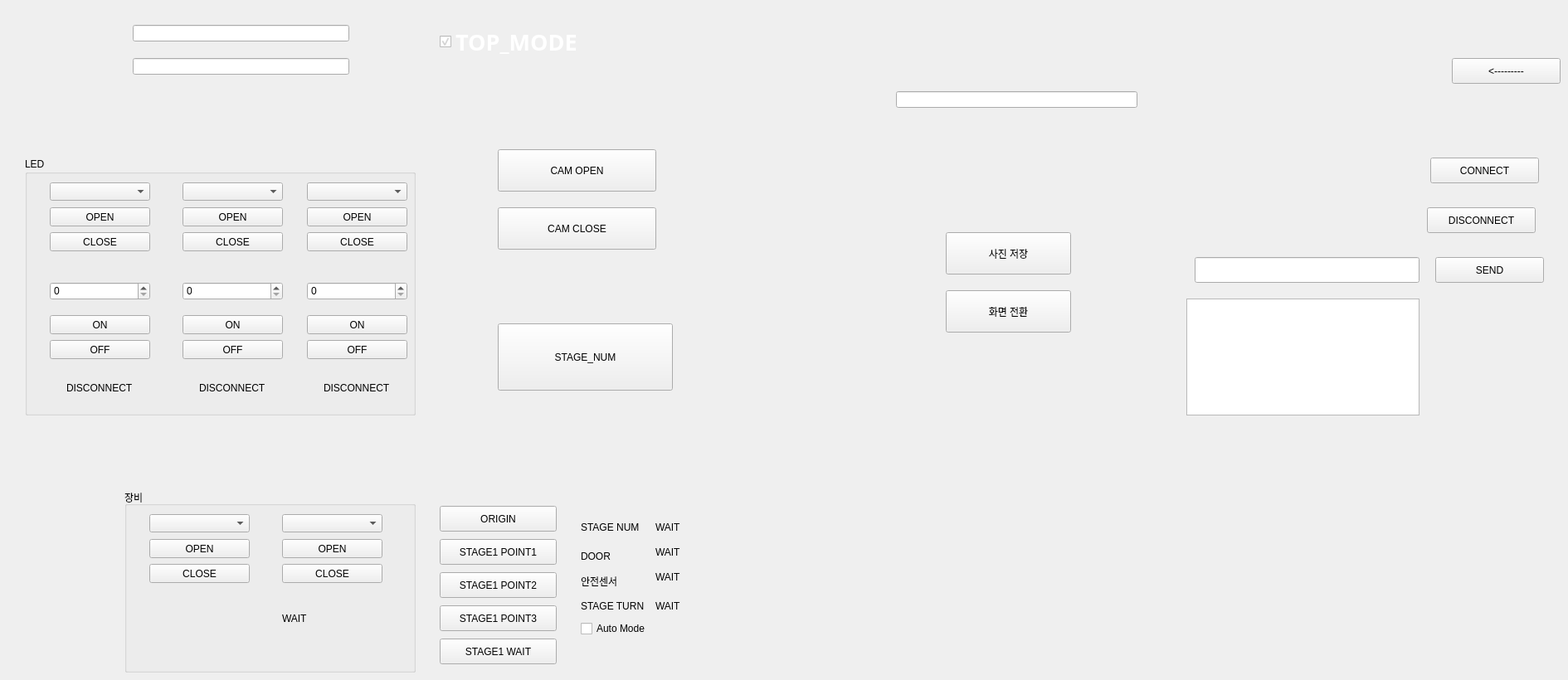
    <widget class="QWidget" name="TOP_STAGE">
     <widget class="QPushButton" name="pushButton">
      <property name="geometry">
       <rect>
        <x>1750</x>
        <y>70</y>
        <width>131</width>
        <height>31</height>
       </rect>
      </property>
      <property name="text">
       <string>&lt;---------</string>
      </property>
     </widget>
     <widget class="QLineEdit" name="TOP_LINE">
      <property name="geometry">
       <rect>
        <x>160</x>
        <y>30</y>
        <width>261</width>
        <height>20</height>
       </rect>
      </property>
     </widget>
     <widget class="QGroupBox" name="LED_GP_2">
      <property name="geometry">
       <rect>
        <x>150</x>
        <y>590</y>
        <width>351</width>
        <height>221</height>
       </rect>
      </property>
      <property name="title">
       <string>장비</string>
      </property>
      <widget class="QComboBox" name="comboBox_4">
       <property name="geometry">
        <rect>
         <x>30</x>
         <y>30</y>
         <width>121</width>
         <height>22</height>
        </rect>
       </property>
      </widget>
      <widget class="QPushButton" name="VQLAMI_OPEN">
       <property name="geometry">
        <rect>
         <x>30</x>
         <y>60</y>
         <width>121</width>
         <height>23</height>
        </rect>
       </property>
       <property name="text">
        <string>OPEN</string>
       </property>
      </widget>
      <widget class="QPushButton" name="VQLAMI_CLOSE">
       <property name="geometry">
        <rect>
         <x>30</x>
         <y>90</y>
         <width>121</width>
         <height>23</height>
        </rect>
       </property>
       <property name="text">
        <string>CLOSE</string>
       </property>
      </widget>
      <widget class="QComboBox" name="comboBox_5">
       <property name="geometry">
        <rect>
         <x>190</x>
         <y>30</y>
         <width>121</width>
         <height>22</height>
        </rect>
       </property>
      </widget>
      <widget class="QPushButton" name="VISION_OPEN">
       <property name="geometry">
        <rect>
         <x>190</x>
         <y>60</y>
         <width>121</width>
         <height>23</height>
        </rect>
       </property>
       <property name="text">
        <string>OPEN</string>
       </property>
      </widget>
      <widget class="QPushButton" name="VISION_CLOSE">
       <property name="geometry">
        <rect>
         <x>190</x>
         <y>90</y>
         <width>121</width>
         <height>23</height>
        </rect>
       </property>
       <property name="text">
        <string>CLOSE</string>
       </property>
      </widget>
      <widget class="QLabel" name="VISION_RX">
       <property name="geometry">
        <rect>
         <x>190</x>
         <y>130</y>
         <width>101</width>
         <height>51</height>
        </rect>
       </property>
       <property name="text">
        <string>WAIT</string>
       </property>
      </widget>
     </widget>
     <widget class="QPushButton" name="pushButton_4">
      <property name="geometry">
       <rect>
        <x>530</x>
        <y>650</y>
        <width>141</width>
        <height>31</height>
       </rect>
      </property>
      <property name="text">
       <string>STAGE1 POINT1</string>
      </property>
     </widget>
     <widget class="QPushButton" name="pushButton_5">
      <property name="geometry">
       <rect>
        <x>530</x>
        <y>690</y>
        <width>141</width>
        <height>31</height>
       </rect>
      </property>
      <property name="text">
       <string>STAGE1 POINT2</string>
      </property>
     </widget>
     <widget class="QPushButton" name="pushButton_6">
      <property name="geometry">
       <rect>
        <x>530</x>
        <y>610</y>
        <width>141</width>
        <height>31</height>
       </rect>
      </property>
      <property name="text">
       <string>ORIGIN</string>
      </property>
     </widget>
     <widget class="QLabel" name="BUTTON">
      <property name="geometry">
       <rect>
        <x>690</x>
        <y>610</y>
        <width>111</width>
        <height>31</height>
       </rect>
      </property>
      <property name="text">
       <string/>
      </property>
     </widget>
     <widget class="QPushButton" name="pushButton_7">
      <property name="geometry">
       <rect>
        <x>530</x>
        <y>730</y>
        <width>141</width>
        <height>31</height>
       </rect>
      </property>
      <property name="text">
       <string>STAGE1 POINT3</string>
      </property>
     </widget>
     <widget class="QPushButton" name="pushButton_8">
      <property name="geometry">
       <rect>
        <x>530</x>
        <y>770</y>
        <width>141</width>
        <height>31</height>
       </rect>
      </property>
      <property name="text">
       <string>STAGE1 WAIT</string>
      </property>
     </widget>
     <widget class="QLabel" name="VQLAMI_RX">
      <property name="geometry">
       <rect>
        <x>790</x>
        <y>610</y>
        <width>101</width>
        <height>51</height>
       </rect>
      </property>
      <property name="text">
       <string>WAIT</string>
      </property>
     </widget>
     <widget class="QLabel" name="VQLAMI_RX_2">
      <property name="geometry">
       <rect>
        <x>700</x>
        <y>610</y>
        <width>81</width>
        <height>51</height>
       </rect>
      </property>
      <property name="text">
       <string>STAGE NUM</string>
      </property>
     </widget>
     <widget class="QLabel" name="VQLAMI_RX_3">
      <property name="geometry">
       <rect>
        <x>700</x>
        <y>650</y>
        <width>61</width>
        <height>41</height>
       </rect>
      </property>
      <property name="text">
       <string>DOOR</string>
      </property>
     </widget>
     <widget class="QLabel" name="VQLAMI_DOOR">
      <property name="geometry">
       <rect>
        <x>790</x>
        <y>650</y>
        <width>31</width>
        <height>31</height>
       </rect>
      </property>
      <property name="text">
       <string>WAIT</string>
      </property>
     </widget>
     <widget class="QLabel" name="VQLAMI_RX_4">
      <property name="geometry">
       <rect>
        <x>700</x>
        <y>690</y>
        <width>61</width>
        <height>21</height>
       </rect>
      </property>
      <property name="text">
       <string>안전센서</string>
      </property>
     </widget>
     <widget class="QLabel" name="VQLAMI_SAFETY">
      <property name="geometry">
       <rect>
        <x>790</x>
        <y>680</y>
        <width>31</width>
        <height>31</height>
       </rect>
      </property>
      <property name="text">
       <string>WAIT</string>
      </property>
     </widget>
     <widget class="QLabel" name="VQLAMI_RX_5">
      <property name="geometry">
       <rect>
        <x>700</x>
        <y>720</y>
        <width>81</width>
        <height>21</height>
       </rect>
      </property>
      <property name="text">
       <string>STAGE TURN</string>
      </property>
     </widget>
     <widget class="QLabel" name="VQLAMI_TURN">
      <property name="geometry">
       <rect>
        <x>790</x>
        <y>720</y>
        <width>31</width>
        <height>21</height>
       </rect>
      </property>
      <property name="text">
       <string>WAIT</string>
      </property>
     </widget>
     <widget class="QCheckBox" name="checkBox">
      <property name="geometry">
       <rect>
        <x>700</x>
        <y>750</y>
        <width>121</width>
        <height>16</height>
       </rect>
      </property>
      <property name="text">
       <string>Auto Mode</string>
      </property>
     </widget>
     <widget class="QGroupBox" name="LED_GP">
      <property name="geometry">
       <rect>
        <x>30</x>
        <y>190</y>
        <width>471</width>
        <height>311</height>
       </rect>
      </property>
      <property name="title">
       <string>LED</string>
      </property>
      <widget class="QSpinBox" name="LED_1_VALUE">
       <property name="geometry">
        <rect>
         <x>30</x>
         <y>150</y>
         <width>121</width>
         <height>22</height>
        </rect>
       </property>
       <property name="accelerated">
        <bool>true</bool>
       </property>
       <property name="maximum">
        <number>255</number>
       </property>
      </widget>
      <widget class="QSpinBox" name="LED_2_VALUE">
       <property name="geometry">
        <rect>
         <x>190</x>
         <y>150</y>
         <width>121</width>
         <height>22</height>
        </rect>
       </property>
       <property name="accelerated">
        <bool>true</bool>
       </property>
       <property name="maximum">
        <number>255</number>
       </property>
      </widget>
      <widget class="QPushButton" name="LED1_ON">
       <property name="geometry">
        <rect>
         <x>30</x>
         <y>190</y>
         <width>121</width>
         <height>23</height>
        </rect>
       </property>
       <property name="text">
        <string>ON</string>
       </property>
      </widget>
      <widget class="QPushButton" name="LED1_OFF">
       <property name="geometry">
        <rect>
         <x>30</x>
         <y>220</y>
         <width>121</width>
         <height>23</height>
        </rect>
       </property>
       <property name="text">
        <string>OFF</string>
       </property>
      </widget>
      <widget class="QPushButton" name="LED2_ON">
       <property name="geometry">
        <rect>
         <x>190</x>
         <y>190</y>
         <width>121</width>
         <height>23</height>
        </rect>
       </property>
       <property name="text">
        <string>ON</string>
       </property>
      </widget>
      <widget class="QPushButton" name="LED2_OFF">
       <property name="geometry">
        <rect>
         <x>190</x>
         <y>220</y>
         <width>121</width>
         <height>23</height>
        </rect>
       </property>
       <property name="text">
        <string>OFF</string>
       </property>
      </widget>
      <widget class="QLabel" name="LED1_ST">
       <property name="geometry">
        <rect>
         <x>50</x>
         <y>270</y>
         <width>81</width>
         <height>16</height>
        </rect>
       </property>
       <property name="text">
        <string>DISCONNECT</string>
       </property>
      </widget>
      <widget class="QLabel" name="LED2_ST">
       <property name="geometry">
        <rect>
         <x>210</x>
         <y>270</y>
         <width>81</width>
         <height>16</height>
        </rect>
       </property>
       <property name="text">
        <string>DISCONNECT</string>
       </property>
      </widget>
      <widget class="QComboBox" name="comboBox">
       <property name="geometry">
        <rect>
         <x>30</x>
         <y>30</y>
         <width>121</width>
         <height>22</height>
        </rect>
       </property>
      </widget>
      <widget class="QPushButton" name="LED1_OPEN">
       <property name="geometry">
        <rect>
         <x>30</x>
         <y>60</y>
         <width>121</width>
         <height>23</height>
        </rect>
       </property>
       <property name="text">
        <string>OPEN</string>
       </property>
      </widget>
      <widget class="QPushButton" name="LED1_CLOSE">
       <property name="geometry">
        <rect>
         <x>30</x>
         <y>90</y>
         <width>121</width>
         <height>23</height>
        </rect>
       </property>
       <property name="text">
        <string>CLOSE</string>
       </property>
      </widget>
      <widget class="QComboBox" name="comboBox_2">
       <property name="geometry">
        <rect>
         <x>190</x>
         <y>30</y>
         <width>121</width>
         <height>22</height>
        </rect>
       </property>
      </widget>
      <widget class="QPushButton" name="LED2_OPEN">
       <property name="geometry">
        <rect>
         <x>190</x>
         <y>60</y>
         <width>121</width>
         <height>23</height>
        </rect>
       </property>
       <property name="text">
        <string>OPEN</string>
       </property>
      </widget>
      <widget class="QPushButton" name="LED2_CLOSE">
       <property name="geometry">
        <rect>
         <x>190</x>
         <y>90</y>
         <width>121</width>
         <height>23</height>
        </rect>
       </property>
       <property name="text">
        <string>CLOSE</string>
       </property>
      </widget>
      <widget class="QComboBox" name="comboBox_6">
       <property name="geometry">
        <rect>
         <x>340</x>
         <y>30</y>
         <width>121</width>
         <height>22</height>
        </rect>
       </property>
      </widget>
      <widget class="QPushButton" name="LED3_CLOSE">
       <property name="geometry">
        <rect>
         <x>340</x>
         <y>90</y>
         <width>121</width>
         <height>23</height>
        </rect>
       </property>
       <property name="text">
        <string>CLOSE</string>
       </property>
      </widget>
      <widget class="QSpinBox" name="LED_3_VALUE">
       <property name="geometry">
        <rect>
         <x>340</x>
         <y>150</y>
         <width>121</width>
         <height>22</height>
        </rect>
       </property>
       <property name="accelerated">
        <bool>true</bool>
       </property>
       <property name="maximum">
        <number>255</number>
       </property>
      </widget>
      <widget class="QPushButton" name="LED3_OFF">
       <property name="geometry">
        <rect>
         <x>340</x>
         <y>220</y>
         <width>121</width>
         <height>23</height>
        </rect>
       </property>
       <property name="text">
        <string>OFF</string>
       </property>
      </widget>
      <widget class="QPushButton" name="LED3_ON">
       <property name="geometry">
        <rect>
         <x>340</x>
         <y>190</y>
         <width>121</width>
         <height>23</height>
        </rect>
       </property>
       <property name="text">
        <string>ON</string>
       </property>
      </widget>
      <widget class="QPushButton" name="LED3_OPEN">
       <property name="geometry">
        <rect>
         <x>340</x>
         <y>60</y>
         <width>121</width>
         <height>23</height>
        </rect>
       </property>
       <property name="text">
        <string>OPEN</string>
       </property>
      </widget>
      <widget class="QLabel" name="LED3_ST">
       <property name="geometry">
        <rect>
         <x>360</x>
         <y>270</y>
         <width>81</width>
         <height>16</height>
        </rect>
       </property>
       <property name="text">
        <string>DISCONNECT</string>
       </property>
      </widget>
     </widget>
     <widget class="QPushButton" name="CAM_CLOSE">
      <property name="geometry">
       <rect>
        <x>600</x>
        <y>250</y>
        <width>191</width>
        <height>51</height>
       </rect>
      </property>
      <property name="text">
       <string>CAM CLOSE</string>
      </property>
     </widget>
     <widget class="QPushButton" name="CAM_OPEN">
      <property name="geometry">
       <rect>
        <x>600</x>
        <y>180</y>
        <width>191</width>
        <height>51</height>
       </rect>
      </property>
      <property name="text">
       <string>CAM OPEN</string>
      </property>
      <property name="flat">
       <bool>false</bool>
      </property>
     </widget>
     <widget class="QLineEdit" name="Cen">
      <property name="geometry">
       <rect>
        <x>1080</x>
        <y>110</y>
        <width>291</width>
        <height>20</height>
       </rect>
      </property>
     </widget>
     <widget class="QPushButton" name="pushButton_9">
      <property name="geometry">
       <rect>
        <x>1140</x>
        <y>350</y>
        <width>151</width>
        <height>51</height>
       </rect>
      </property>
      <property name="text">
       <string>화면 전환</string>
      </property>
     </widget>
     <widget class="QPushButton" name="pushButton_10">
      <property name="geometry">
       <rect>
        <x>1140</x>
        <y>280</y>
        <width>151</width>
        <height>51</height>
       </rect>
      </property>
      <property name="text">
       <string>사진 저장</string>
      </property>
     </widget>
     <widget class="QLineEdit" name="XX_LINE">
      <property name="geometry">
       <rect>
        <x>160</x>
        <y>70</y>
        <width>261</width>
        <height>20</height>
       </rect>
      </property>
     </widget>
     <widget class="QPushButton" name="pushButton_11">
      <property name="geometry">
       <rect>
        <x>600</x>
        <y>390</y>
        <width>211</width>
        <height>81</height>
       </rect>
      </property>
      <property name="text">
       <string>STAGE_NUM</string>
      </property>
     </widget>
     <widget class="QCheckBox" name="checkBox_2">
      <property name="geometry">
       <rect>
        <x>530</x>
        <y>30</y>
        <width>171</width>
        <height>41</height>
       </rect>
      </property>
      <property name="palette">
       <palette>
        <active>
         <colorrole role="WindowText">
          <brush brushstyle="SolidPattern">
           <color alpha="255">
            <red>255</red>
            <green>255</green>
            <blue>255</blue>
           </color>
          </brush>
         </colorrole>
         <colorrole role="Text">
          <brush brushstyle="SolidPattern">
           <color alpha="255">
            <red>255</red>
            <green>255</green>
            <blue>255</blue>
           </color>
          </brush>
         </colorrole>
         <colorrole role="ButtonText">
          <brush brushstyle="SolidPattern">
           <color alpha="255">
            <red>255</red>
            <green>255</green>
            <blue>255</blue>
           </color>
          </brush>
         </colorrole>
         <colorrole role="ToolTipText">
          <brush brushstyle="SolidPattern">
           <color alpha="255">
            <red>255</red>
            <green>255</green>
            <blue>255</blue>
           </color>
          </brush>
         </colorrole>
         <colorrole role="PlaceholderText">
          <brush brushstyle="NoBrush">
           <color alpha="128">
            <red>255</red>
            <green>255</green>
            <blue>255</blue>
           </color>
          </brush>
         </colorrole>
        </active>
        <inactive>
         <colorrole role="WindowText">
          <brush brushstyle="SolidPattern">
           <color alpha="255">
            <red>255</red>
            <green>255</green>
            <blue>255</blue>
           </color>
          </brush>
         </colorrole>
         <colorrole role="Text">
          <brush brushstyle="SolidPattern">
           <color alpha="255">
            <red>255</red>
            <green>255</green>
            <blue>255</blue>
           </color>
          </brush>
         </colorrole>
         <colorrole role="ButtonText">
          <brush brushstyle="SolidPattern">
           <color alpha="255">
            <red>255</red>
            <green>255</green>
            <blue>255</blue>
           </color>
          </brush>
         </colorrole>
         <colorrole role="ToolTipText">
          <brush brushstyle="SolidPattern">
           <color alpha="255">
            <red>255</red>
            <green>255</green>
            <blue>255</blue>
           </color>
          </brush>
         </colorrole>
         <colorrole role="PlaceholderText">
          <brush brushstyle="NoBrush">
           <color alpha="128">
            <red>255</red>
            <green>255</green>
            <blue>255</blue>
           </color>
          </brush>
         </colorrole>
        </inactive>
        <disabled>
         <colorrole role="WindowText">
          <brush brushstyle="SolidPattern">
           <color alpha="255">
            <red>85</red>
            <green>255</green>
            <blue>255</blue>
           </color>
          </brush>
         </colorrole>
         <colorrole role="Text">
          <brush brushstyle="SolidPattern">
           <color alpha="255">
            <red>85</red>
            <green>255</green>
            <blue>255</blue>
           </color>
          </brush>
         </colorrole>
         <colorrole role="ButtonText">
          <brush brushstyle="SolidPattern">
           <color alpha="255">
            <red>85</red>
            <green>255</green>
            <blue>255</blue>
           </color>
          </brush>
         </colorrole>
         <colorrole role="ToolTipText">
          <brush brushstyle="SolidPattern">
           <color alpha="255">
            <red>255</red>
            <green>255</green>
            <blue>255</blue>
           </color>
          </brush>
         </colorrole>
         <colorrole role="PlaceholderText">
          <brush brushstyle="NoBrush">
           <color alpha="128">
            <red>255</red>
            <green>255</green>
            <blue>255</blue>
           </color>
          </brush>
         </colorrole>
        </disabled>
       </palette>
      </property>
      <property name="font">
       <font>
        <family>맑은 고딕</family>
        <pointsize>20</pointsize>
        <weight>75</weight>
        <bold>true</bold>
       </font>
      </property>
      <property name="text">
       <string>TOP_MODE</string>
      </property>
      <property name="checked">
       <bool>true</bool>
      </property>
     </widget>
     <widget class="QPushButton" name="pushButton_connect">
      <property name="geometry">
       <rect>
        <x>1724</x>
        <y>190</y>
        <width>131</width>
        <height>31</height>
       </rect>
      </property>
      <property name="text">
       <string>CONNECT</string>
      </property>
     </widget>
     <widget class="QPushButton" name="pushButton_disconnect">
      <property name="geometry">
       <rect>
        <x>1720</x>
        <y>250</y>
        <width>131</width>
        <height>31</height>
       </rect>
      </property>
      <property name="text">
       <string>DISCONNECT</string>
      </property>
     </widget>
     <widget class="QLabel" name="label_status">
      <property name="geometry">
       <rect>
        <x>1720</x>
        <y>150</y>
        <width>121</width>
        <height>21</height>
       </rect>
      </property>
      <property name="palette">
       <palette>
        <active>
         <colorrole role="WindowText">
          <brush brushstyle="SolidPattern">
           <color alpha="255">
            <red>255</red>
            <green>255</green>
            <blue>255</blue>
           </color>
          </brush>
         </colorrole>
        </active>
        <inactive>
         <colorrole role="WindowText">
          <brush brushstyle="SolidPattern">
           <color alpha="255">
            <red>255</red>
            <green>255</green>
            <blue>255</blue>
           </color>
          </brush>
         </colorrole>
        </inactive>
        <disabled>
         <colorrole role="WindowText">
          <brush brushstyle="SolidPattern">
           <color alpha="255">
            <red>85</red>
            <green>255</green>
            <blue>255</blue>
           </color>
          </brush>
         </colorrole>
        </disabled>
       </palette>
      </property>
      <property name="text">
       <string/>
      </property>
     </widget>
     <widget class="QPushButton" name="pushButton_send">
      <property name="geometry">
       <rect>
        <x>1730</x>
        <y>310</y>
        <width>131</width>
        <height>31</height>
       </rect>
      </property>
      <property name="text">
       <string>SEND</string>
      </property>
     </widget>
     <widget class="QLineEdit" name="sendtext">
      <property name="geometry">
       <rect>
        <x>1440</x>
        <y>310</y>
        <width>271</width>
        <height>31</height>
       </rect>
      </property>
     </widget>
     <widget class="QTextEdit" name="textEdit_log">
      <property name="geometry">
       <rect>
        <x>1430</x>
        <y>360</y>
        <width>281</width>
        <height>141</height>
       </rect>
      </property>
     </widget>
    </widget>
